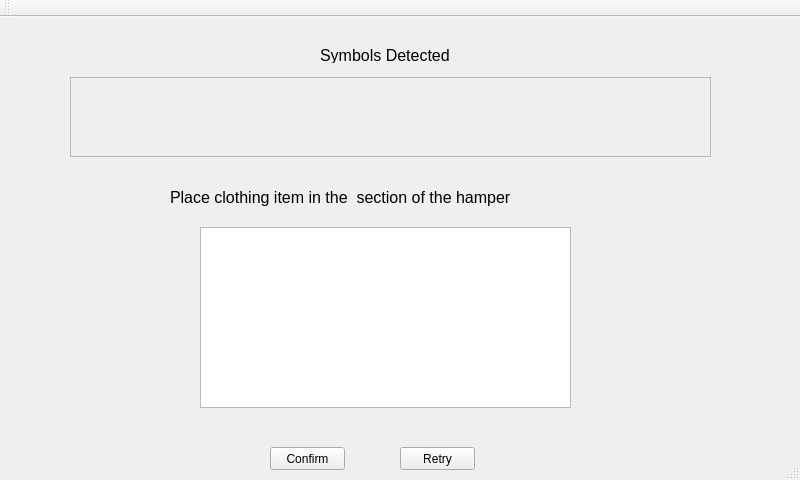
<?xml version="1.0" encoding="UTF-8"?>
<ui version="4.0">
 <class>ConfirmMenu</class>
 <widget class="QMainWindow" name="ConfirmMenu">
  <property name="geometry">
   <rect>
    <x>0</x>
    <y>0</y>
    <width>800</width>
    <height>480</height>
   </rect>
  </property>
  <property name="sizePolicy">
   <sizepolicy hsizetype="Maximum" vsizetype="Maximum">
    <horstretch>0</horstretch>
    <verstretch>0</verstretch>
   </sizepolicy>
  </property>
  <property name="minimumSize">
   <size>
    <width>800</width>
    <height>480</height>
   </size>
  </property>
  <property name="maximumSize">
   <size>
    <width>800</width>
    <height>512</height>
   </size>
  </property>
  <property name="baseSize">
   <size>
    <width>800</width>
    <height>480</height>
   </size>
  </property>
  <property name="windowTitle">
   <string>Laundry Manager and Optimizer</string>
  </property>
  <widget class="QWidget" name="confirmMenuWidget">
   <property name="minimumSize">
    <size>
     <width>320</width>
     <height>480</height>
    </size>
   </property>
   <property name="maximumSize">
    <size>
     <width>800</width>
     <height>480</height>
    </size>
   </property>
   <property name="baseSize">
    <size>
     <width>320</width>
     <height>480</height>
    </size>
   </property>
   <widget class="QFrame" name="detectedSymbolFrame">
    <property name="geometry">
     <rect>
      <x>70</x>
      <y>60</y>
      <width>641</width>
      <height>80</height>
     </rect>
    </property>
    <property name="frameShape">
     <enum>QFrame::StyledPanel</enum>
    </property>
    <property name="frameShadow">
     <enum>QFrame::Raised</enum>
    </property>
   </widget>
   <widget class="QLabel" name="symbolsDetectedLabel">
    <property name="geometry">
     <rect>
      <x>320</x>
      <y>30</y>
      <width>131</width>
      <height>16</height>
     </rect>
    </property>
    <property name="font">
     <font>
      <pointsize>12</pointsize>
      <weight>50</weight>
      <bold>false</bold>
     </font>
    </property>
    <property name="text">
     <string>Symbols Detected</string>
    </property>
   </widget>
   <widget class="QLabel" name="locationDropLabel">
    <property name="geometry">
     <rect>
      <x>170</x>
      <y>170</y>
      <width>431</width>
      <height>21</height>
     </rect>
    </property>
    <property name="font">
     <font>
      <pointsize>12</pointsize>
      <weight>50</weight>
      <bold>false</bold>
     </font>
    </property>
    <property name="text">
     <string>Place clothing item in the &lt;location&gt; section of the hamper</string>
    </property>
   </widget>
   <widget class="QGraphicsView" name="hamperSectionsView">
    <property name="geometry">
     <rect>
      <x>200</x>
      <y>210</y>
      <width>371</width>
      <height>181</height>
     </rect>
    </property>
   </widget>
   <widget class="QPushButton" name="confirmScanBtn">
    <property name="geometry">
     <rect>
      <x>270</x>
      <y>430</y>
      <width>75</width>
      <height>23</height>
     </rect>
    </property>
    <property name="text">
     <string>Confirm</string>
    </property>
   </widget>
   <widget class="QPushButton" name="retryScanBtn">
    <property name="geometry">
     <rect>
      <x>400</x>
      <y>430</y>
      <width>75</width>
      <height>23</height>
     </rect>
    </property>
    <property name="text">
     <string>Retry</string>
    </property>
   </widget>
  </widget>
  <widget class="QToolBar" name="mainToolBar">
   <attribute name="toolBarArea">
    <enum>TopToolBarArea</enum>
   </attribute>
   <attribute name="toolBarBreak">
    <bool>false</bool>
   </attribute>
  </widget>
  <widget class="QStatusBar" name="statusBar"/>
 </widget>
 <layoutdefault spacing="6" margin="11"/>
 <resources/>
 <connections/>
</ui>
